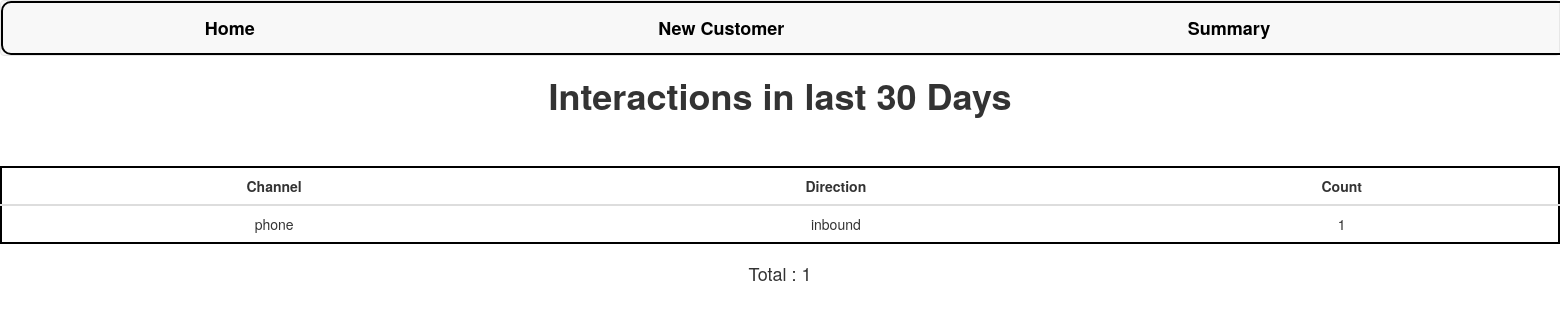
The page /summary/ on the database its author committed.
### customer360/models.py (models this page shows)
class Interaction(models.Model):
    CHANNEL_CHOICES = [
        ('phone', 'Phone'),
        ('sms', 'SMS'),
        ('email', 'Email'),
        ('letter', 'Letter'),
        ('social_media', 'Social Media'),
    ]
    DIRECTION_CHOICES = [
        ('inbound', 'Inbound'),
        ('outbound', 'Outbound'),
    ]
    customer = models.ForeignKey(Customer, on_delete=models.CASCADE)
    channel = models.CharField(max_length=15, choices=CHANNEL_CHOICES)
    direction = models.CharField(max_length=10, choices=DIRECTION_CHOICES)
    interaction_date = models.DateField(auto_now_add=True)
    summary = models.TextField()

### customer360/views.py (the view)
# urls.py: path('summary/',views.summary,name='summary'),
def summary(request):
    thirty_days_ago = date.today() - timedelta(days=30)
    interactions = Interaction.objects.filter(interaction_date__gte=thirty_days_ago)
    count = len(interactions)
    interactions = interactions.values("channel","direction").annotate(count=Count('channel'))
    context={
                "interactions":interactions,
                "count":count
             }
    return render(request,"summary.html",context=context)

### customer360/templates/summary.html
{% extends 'base.html' %}
{% load static %}
{% block content %}
<html>
    <body>
        <h1> Interactions in last 30 Days  </h1>
        {% if not interactions %}
            <p> there are no interactions in the last 30 days <p>
        {% else %}
            <table class="table">
                <thead>
                    <tr>
                        <th>Channel</th>
                        <th>Direction</th>
                        <th>Count</th>
                    </tr>
                </thead>
                <tbody>
                    {% for interaction in interactions %}
                        <tr>
                            <td>{{ interaction.channel }}</td>
                            <td>{{ interaction.direction }}</td>
                            <td> {{ interaction.count }} </td>
                        </tr>
                    {% endfor %}
                </tbody>
            </table>
            <h4> Total : {{ count }} </h4>
        {% endif %}
    </body>
</html>
{% endblock content %}

### static/css/main.css (style rules this page uses)
body { text-align: center; margin: auto; }
h1,p { font-weight: bold; }
table { margin: auto; border: 2px solid #000000; margin-top: 50px; border-radius: 15px; background-color: white; text-align: center; }
th { text-align: center; }

### rows shown on the page
Interaction: channel "phone", direction "inbound", count "1"

### other values the page prints
{{ count }} "1"
